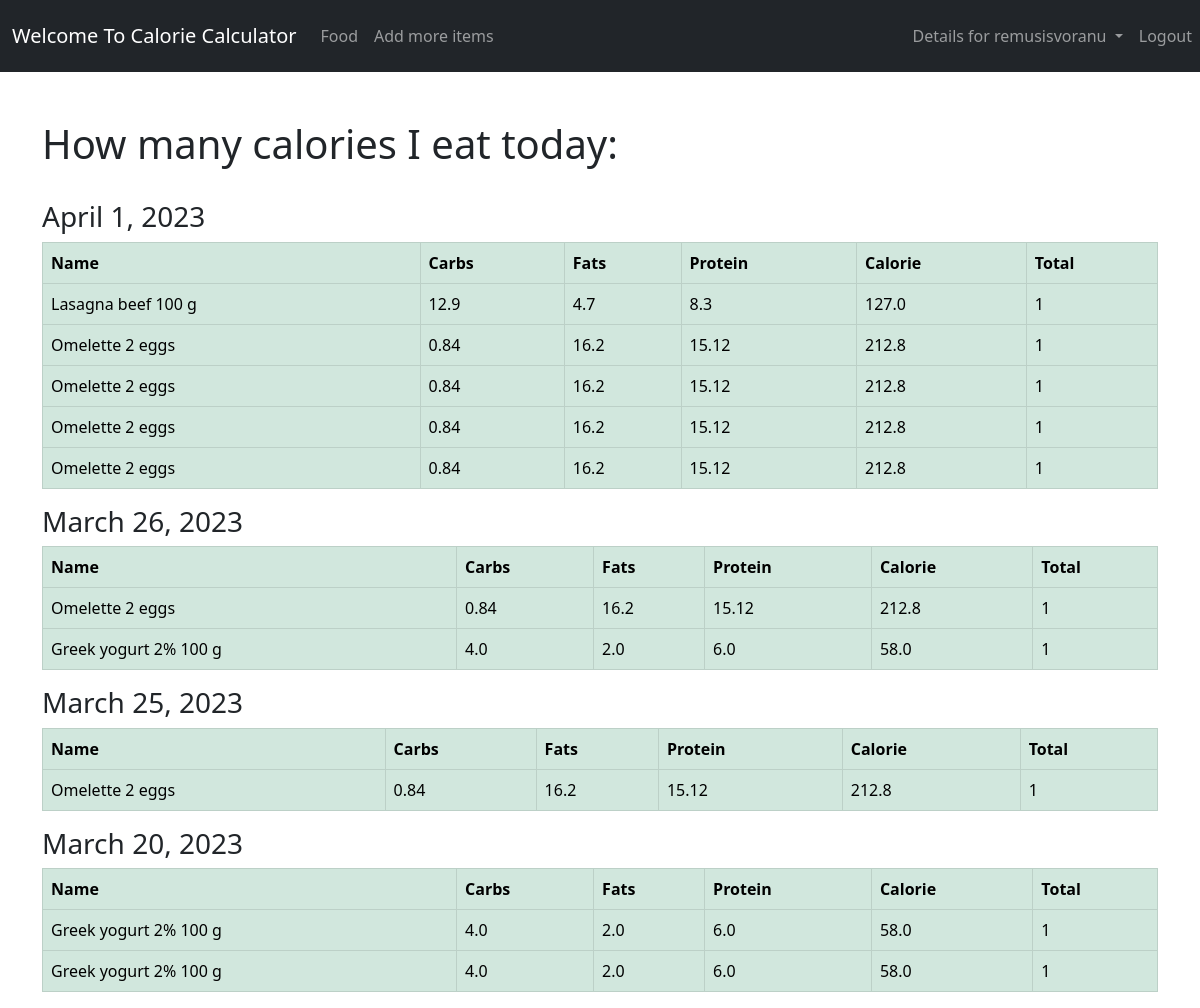
/history/ (signed in), run on the app's committed database.
### user_calc/models.py (models this page shows, shortened)
class FoodInADay(models.Model):
    name = models.CharField(max_length=200)
    carbohydrate = models.FloatField()
    category = models.ForeignKey(Category, on_delete=models.CASCADE)
    fats = models.FloatField()
    protein = models.FloatField()
    calorie = models.FloatField(default=0, blank=True)
    quantity = models.IntegerField(default=1, null=True, blank=True)
    date = models.DateField(default=datetime.datetime.today)

### user_calc/views.py (the view)
# urls.py: path('history/', views.generate_calorie_history, name='history'),
def generate_calorie_history(request):
    items = History.objects.all()
    full_history = []
    full_history_with_date= {}
    for itemFood in items:
        item = itemFood.foodInADayId
        if item.date not in full_history_with_date:
            full_history_with_date[item.date] = []
        full_history_with_date[item.date].append(item)
    sorted_dictionary = {key: value for key, value in sorted(full_history_with_date.items(), reverse=True)}
    context = {
        "full_history_with_date": sorted_dictionary,
    }
    return render(request, 'user_calc/history.html', context)

### templates/user_calc/history.html
{% extends 'base.html' %}
{% load static %}
{% block content %}
    <div class="flex-box-row">
        <h1>How many calories I eat today:</h1>
        <br>
        {% for day, food in full_history_with_date.items %}
            <table class="table table-succes table-success table-hover table-bordered">
            <h3>{{ day }}</h3>
            <tr>
                <th>Name</th>
                <th>Carbs</th>
                <th>Fats</th>
                <th>Protein</th>
                <th>Calorie</th>
                <th>Total</th>
            </tr>
            {% for items in food %}
                <tr>
                    <td>{{ items.name }} </td>
                    <td>{{ items.carbohydrate }} </td>
                    <td>{{ items.fats }} </td>
                    <td>{{ items.protein }} </td>
                    <td>{{ items.calorie }} </td>
                    <td>{{ items.quantity }} </td>
                </tr>
            {% endfor %}
        </table>
        {% endfor %}
    </div>
    <br>
    </div>
{% endblock %}

### templates/navbar.html (shortened to what this page needs)
{% load static %}
<nav class="navbar navbar-expand-lg navbar-dark bg-dark ">
    <div class="container-fluid">
        <a class="navbar-brand" href="{% url 'login_link' %}">Welcome To Calorie Calculator</a>
        <div class="collapse navbar-collapse" id="navbarNav">
            <ul class="navbar-nav">
                <li class="nav-item">
                    <a class="nav-link" aria-current="page" href="{% url 'food_item' %}">Food</a>
                </li>
                <li class="nav-item">
                    <a class="nav-link" href="{% url 'create_food_item' %}">Add more items</a>
                </li>
            </ul>
        </div>
    </div>
    <div class="navbar-nav nav-link">
        {% if user.is_authenticated %}
                <li class="nav-item dropdown ">
                    <a class="nav-link dropdown-toggle"  href="#" role="button"
                       data-bs-toggle="dropdown"
                       aria-expanded="false">
                        Details for {{ request.user }}
                    </a>
                </li>
                <a class="nav-item nav-link" href="{% url 'logout_link' %}">Logout</a>
        {% else %}
            <a class="nav-item nav-link" href="{% url 'login_link' %}">Login</a>
            <a class="nav-item nav-link" href="{% url 'register_link' %}">Register</a>
        {% endif %}
    </div>
</nav>

### data on the page
FoodInADay: date "April 1, 2023", name "Lasagna beef 100 g", carbohydrate "12.9", fats "4.7", protein "8.3", calorie "127.0", quantity "1"
FoodInADay: name "Omelette 2 eggs", carbohydrate "0.84", fats "16.2", protein "15.12", calorie "212.8", quantity "1"
FoodInADay: name "Omelette 2 eggs", carbohydrate "0.84", fats "16.2", protein "15.12", calorie "212.8", quantity "1"
FoodInADay: name "Omelette 2 eggs", carbohydrate "0.84", fats "16.2", protein "15.12", calorie "212.8", quantity "1"
FoodInADay: name "Omelette 2 eggs", carbohydrate "0.84", fats "16.2", protein "15.12", calorie "212.8", quantity "1"
FoodInADay: date "March 26, 2023", name "Omelette 2 eggs", carbohydrate "0.84", fats "16.2", protein "15.12", calorie "212.8", quantity "1"
FoodInADay: name "Greek yogurt 2% 100 g", carbohydrate "4.0", fats "2.0", protein "6.0", calorie "58.0", quantity "1"
FoodInADay: date "March 25, 2023", name "Omelette 2 eggs", carbohydrate "0.84", fats "16.2", protein "15.12", calorie "212.8", quantity "1"
FoodInADay: date "March 20, 2023", name "Greek yogurt 2% 100 g", carbohydrate "4.0", fats "2.0", protein "6.0", calorie "58.0", quantity "1"
FoodInADay: name "Greek yogurt 2% 100 g", carbohydrate "4.0", fats "2.0", protein "6.0", calorie "58.0", quantity "1"

### other printed values
{{ request.user }} "remusisvoranu"
